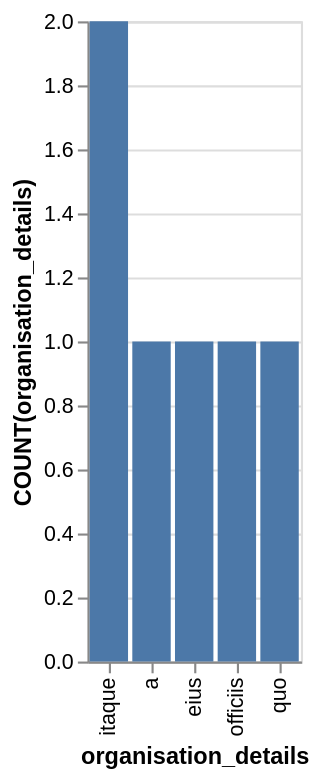

Here is the Vega-Lite specification saved for this chart:
### Vega-Lite specification from a JSON file in a GitHub repository (floating-point values rounded to 4 significant figures)
{"data": {"values": [{"x_data": "a", "y_data": 1}, {"x_data": "eius", "y_data": 1}, {"x_data": "itaque", "y_data": 2}, {"x_data": "officiis", "y_data": 1}, {"x_data": "quo", "y_data": 1}]}, "mark": "bar", "encoding": {"x": {"field": "x_data", "type": "nominal", "title": "organisation_details", "sort": {"op": "sum", "field": "y_data", "order": "descending"}}, "y": {"field": "y_data", "type": "quantitative", "title": "COUNT(organisation_details)"}}}
